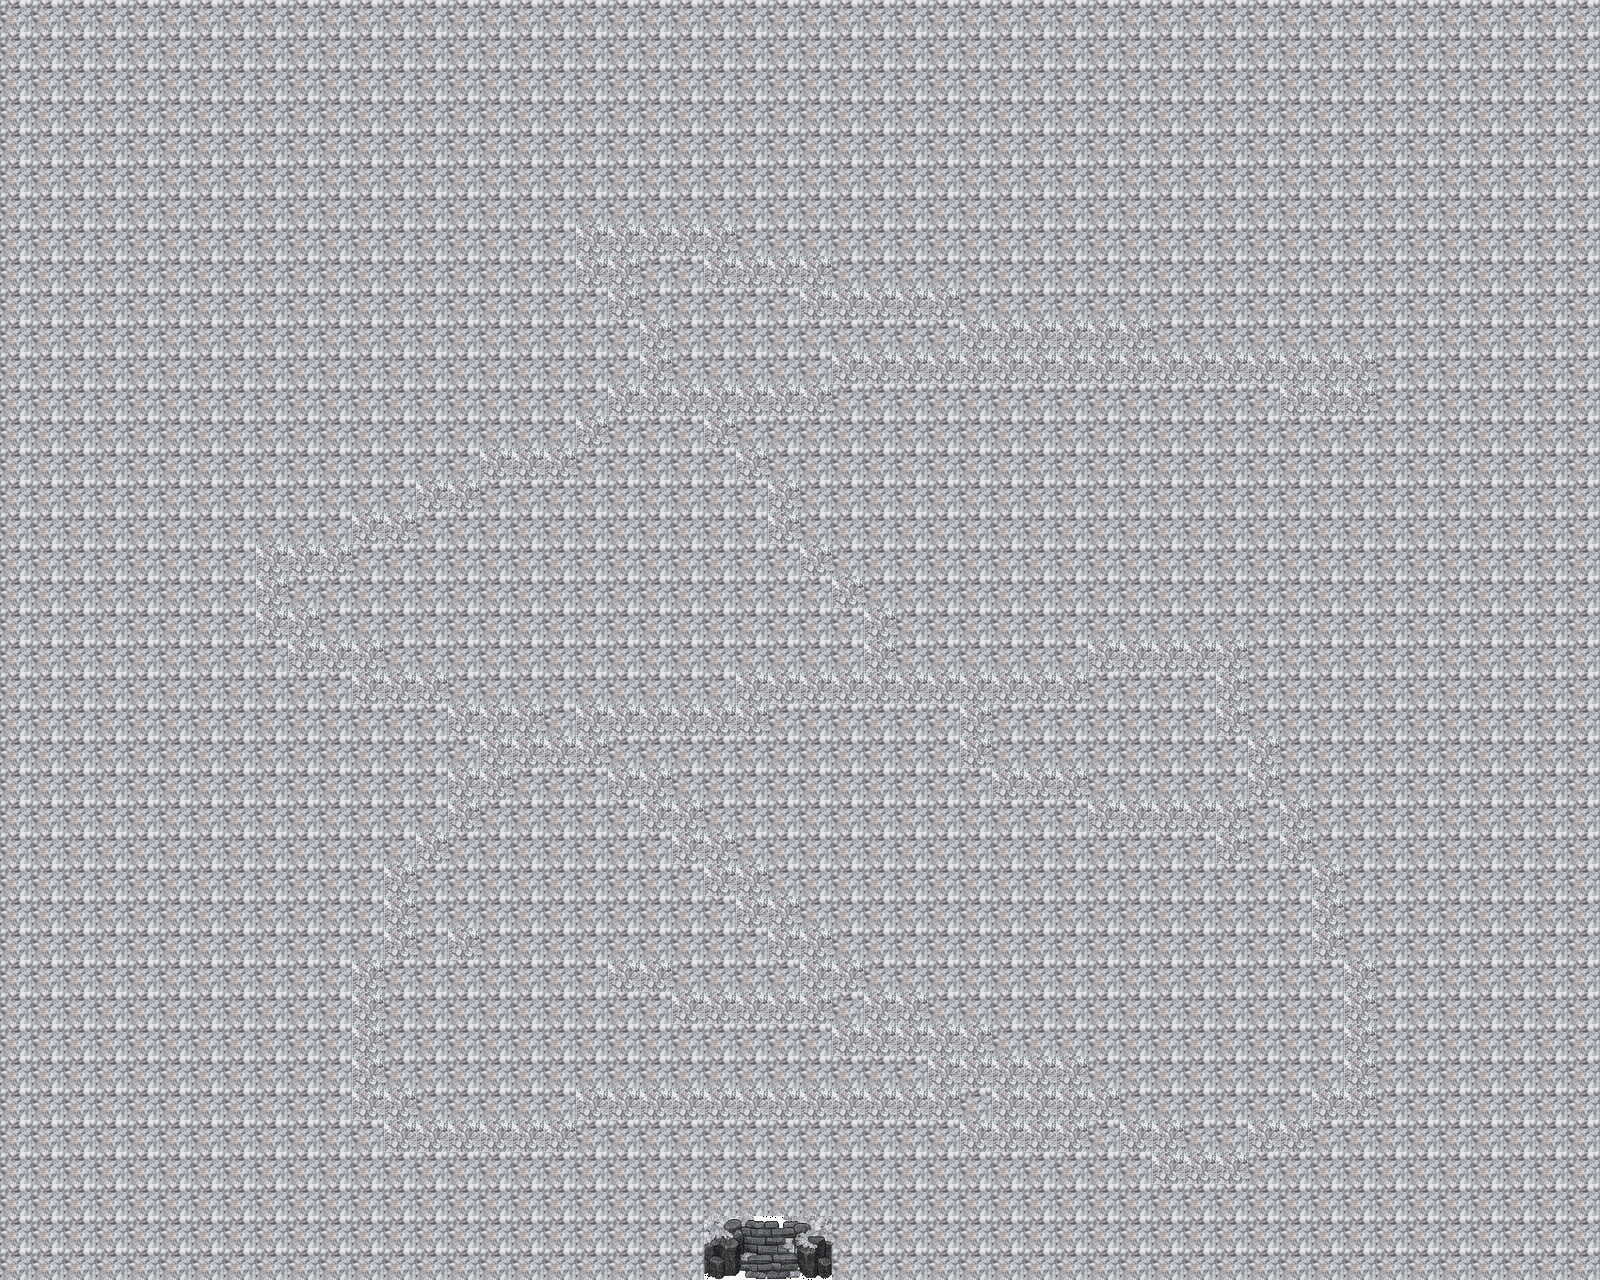

A 2D game scene composited from a Tiled map and its tileset images. What follows is a short description and the map's XML, with every tile layer's data as written:
An orthogonal 50x40 tile map with 32x32 px tiles, 1 tile layer (Ground).

<map version="1.10" tiledversion="1.12.1" orientation="orthogonal" renderorder="right-down" width="50" height="40" tilewidth="32" tileheight="32" infinite="0" nextlayerid="2" nextobjectid="1">
 <tileset firstgid="1" source="tilesets/tileset-stone.tsx" />
 <layer id="1" name="Ground" width="50" height="40">
  <data encoding="csv">
67,67,67,67,67,67,67,67,67,67,67,67,67,67,67,67,67,67,67,67,67,67,67,67,67,67,67,67,67,67,67,67,67,67,67,67,67,67,67,67,67,67,67,67,67,67,67,67,67,67,
67,67,67,67,67,67,67,67,67,67,67,67,67,67,67,67,67,67,67,67,67,67,67,67,67,67,67,67,67,67,67,67,67,67,67,67,67,67,67,67,67,67,67,67,67,67,67,67,67,67,
67,67,67,67,67,67,67,67,67,67,67,67,67,67,67,67,67,67,67,67,67,67,67,67,67,67,67,67,67,67,67,67,67,67,67,67,67,67,67,67,67,67,67,67,67,67,67,67,67,67,
67,67,67,67,67,67,67,67,67,67,67,67,67,67,67,67,67,67,67,67,67,67,67,67,67,67,67,67,67,67,67,67,67,67,67,67,67,67,67,67,67,67,67,67,67,67,67,67,67,67,
67,67,67,67,67,67,67,67,67,67,67,67,67,67,67,67,67,67,67,67,67,67,67,67,67,67,67,67,67,67,67,67,67,67,67,67,67,67,67,67,67,67,67,67,67,67,67,67,67,67,
67,67,67,67,67,67,67,67,67,67,67,67,67,67,67,67,67,67,67,67,67,67,67,67,67,67,67,67,67,67,67,67,67,67,67,67,67,67,67,67,67,67,67,67,67,67,67,67,67,67,
67,67,67,67,67,67,67,67,67,67,67,67,67,67,67,67,67,67,67,67,67,67,67,67,67,67,67,67,67,67,67,67,67,67,67,67,67,67,67,67,67,67,67,67,67,67,67,67,67,67,
67,67,67,67,67,67,67,67,67,67,67,67,67,67,67,67,67,67,962,962,962,962,962,67,67,67,67,67,67,67,67,67,67,67,67,67,67,67,67,67,67,67,67,67,67,67,67,67,67,67,
67,67,67,67,67,67,67,67,67,67,67,67,67,67,67,67,67,67,962,962,67,67,962,962,962,962,67,67,67,67,67,67,67,67,67,67,67,67,67,67,67,67,67,67,67,67,67,67,67,67,
67,67,67,67,67,67,67,67,67,67,67,67,67,67,67,67,67,67,67,962,67,67,67,67,67,962,962,962,962,962,67,67,67,67,67,67,67,67,67,67,67,67,67,67,67,67,67,67,67,67,
67,67,67,67,67,67,67,67,67,67,67,67,67,67,67,67,67,67,67,67,962,67,67,67,67,67,67,67,67,67,962,962,962,962,962,962,67,67,67,67,67,67,67,67,67,67,67,67,67,67,
67,67,67,67,67,67,67,67,67,67,67,67,67,67,67,67,67,67,67,67,962,67,67,67,67,67,962,962,962,962,962,962,962,962,962,962,962,962,962,962,962,962,962,67,67,67,67,67,67,67,
67,67,67,67,67,67,67,67,67,67,67,67,67,67,67,67,67,67,67,962,962,962,962,962,962,962,67,67,67,67,67,67,67,67,67,67,67,67,67,67,962,962,962,67,67,67,67,67,67,67,
67,67,67,67,67,67,67,67,67,67,67,67,67,67,67,67,67,67,962,67,67,67,962,67,67,67,67,67,67,67,67,67,67,67,67,67,67,67,67,67,67,67,67,67,67,67,67,67,67,67,
67,67,67,67,67,67,67,67,67,67,67,67,67,67,67,962,962,962,67,67,67,67,67,962,67,67,67,67,67,67,67,67,67,67,67,67,67,67,67,67,67,67,67,67,67,67,67,67,67,67,
67,67,67,67,67,67,67,67,67,67,67,67,67,962,962,67,67,67,67,67,67,67,67,67,962,67,67,67,67,67,67,67,67,67,67,67,67,67,67,67,67,67,67,67,67,67,67,67,67,67,
67,67,67,67,67,67,67,67,67,67,67,962,962,67,67,67,67,67,67,67,67,67,67,67,962,67,67,67,67,67,67,67,67,67,67,67,67,67,67,67,67,67,67,67,67,67,67,67,67,67,
67,67,67,67,67,67,67,67,962,962,962,67,67,67,67,67,67,67,67,67,67,67,67,67,67,962,67,67,67,67,67,67,67,67,67,67,67,67,67,67,67,67,67,67,67,67,67,67,67,67,
67,67,67,67,67,67,67,67,962,67,67,67,67,67,67,67,67,67,67,67,67,67,67,67,67,67,962,67,67,67,67,67,67,67,67,67,67,67,67,67,67,67,67,67,67,67,67,67,67,67,
67,67,67,67,67,67,67,67,962,962,67,67,67,67,67,67,67,67,67,67,67,67,67,67,67,67,67,962,67,67,67,67,67,67,67,67,67,67,67,67,67,67,67,67,67,67,67,67,67,67,
67,67,67,67,67,67,67,67,67,962,962,962,67,67,67,67,67,67,67,67,67,67,67,67,67,67,67,962,67,67,67,67,67,67,962,962,962,962,962,67,67,67,67,67,67,67,67,67,67,67,
67,67,67,67,67,67,67,67,67,67,67,962,962,962,67,67,67,67,67,67,67,67,67,962,962,962,962,962,962,962,962,962,962,962,67,67,67,67,962,67,67,67,67,67,67,67,67,67,67,67,
67,67,67,67,67,67,67,67,67,67,67,67,67,67,962,962,962,67,962,962,962,962,962,962,67,67,67,67,67,67,962,67,67,67,67,67,67,67,962,67,67,67,67,67,67,67,67,67,67,67,
67,67,67,67,67,67,67,67,67,67,67,67,67,67,67,962,962,962,962,67,67,67,67,67,67,67,67,67,67,67,962,67,67,67,67,67,67,67,67,962,67,67,67,67,67,67,67,67,67,67,
67,67,67,67,67,67,67,67,67,67,67,67,67,67,962,962,67,67,67,962,962,67,67,67,67,67,67,67,67,67,67,962,962,962,67,67,67,67,67,962,67,67,67,67,67,67,67,67,67,67,
67,67,67,67,67,67,67,67,67,67,67,67,67,67,962,67,67,67,67,67,962,962,67,67,67,67,67,67,67,67,67,67,67,67,962,962,962,962,962,67,962,67,67,67,67,67,67,67,67,67,
67,67,67,67,67,67,67,67,67,67,67,67,67,962,67,67,67,67,67,67,67,962,962,67,67,67,67,67,67,67,67,67,67,67,67,67,67,67,962,67,962,67,67,67,67,67,67,67,67,67,
67,67,67,67,67,67,67,67,67,67,67,67,962,67,67,67,67,67,67,67,67,67,962,962,67,67,67,67,67,67,67,67,67,67,67,67,67,67,67,67,67,962,67,67,67,67,67,67,67,67,
67,67,67,67,67,67,67,67,67,67,67,67,962,67,67,67,67,67,67,67,67,67,67,962,962,67,67,67,67,67,67,67,67,67,67,67,67,67,67,67,67,962,67,67,67,67,67,67,67,67,
67,67,67,67,67,67,67,67,67,67,67,67,962,67,962,67,67,67,67,67,67,67,67,67,962,962,67,67,67,67,67,67,67,67,67,67,67,67,67,67,67,962,67,67,67,67,67,67,67,67,
67,67,67,67,67,67,67,67,67,67,67,962,67,67,67,67,67,67,67,962,962,67,67,67,67,962,962,67,67,67,67,67,67,67,67,67,67,67,67,67,67,67,962,67,67,67,67,67,67,67,
67,67,67,67,67,67,67,67,67,67,67,962,67,67,67,67,67,67,67,67,67,962,962,962,962,962,67,962,962,67,67,67,67,67,67,67,67,67,67,67,67,67,962,67,67,67,67,67,67,67,
67,67,67,67,67,67,67,67,67,67,67,962,67,67,67,67,67,67,67,67,67,67,67,67,67,67,962,962,962,962,962,67,67,67,67,67,67,67,67,67,67,67,962,67,67,67,67,67,67,67,
67,67,67,67,67,67,67,67,67,67,67,962,67,67,67,67,67,67,67,67,67,67,67,67,67,67,67,67,67,962,962,962,962,962,67,67,67,67,67,67,67,67,962,67,67,67,67,67,67,67,
67,67,67,67,67,67,67,67,67,67,67,962,962,67,67,67,67,67,962,962,962,962,962,962,962,962,962,962,962,962,67,962,962,962,962,67,67,67,67,67,67,962,962,67,67,67,67,67,67,67,
67,67,67,67,67,67,67,67,67,67,67,67,962,962,962,962,962,962,67,67,67,67,67,67,67,67,67,67,67,67,962,962,962,962,67,962,962,67,67,962,962,67,67,67,67,67,67,67,67,67,
67,67,67,67,67,67,67,67,67,67,67,67,67,67,67,67,67,67,67,67,67,67,67,67,67,67,67,67,67,67,67,67,67,67,67,67,962,962,962,67,67,67,67,67,67,67,67,67,67,67,
67,67,67,67,67,67,67,67,67,67,67,67,67,67,67,67,67,67,67,67,67,67,67,67,67,67,67,67,67,67,67,67,67,67,67,67,67,67,67,67,67,67,67,67,67,67,67,67,67,67,
67,67,67,67,67,67,67,67,67,67,67,67,67,67,67,67,67,67,67,67,67,67,206,207,208,209,67,67,67,67,67,67,67,67,67,67,67,67,67,67,67,67,67,67,67,67,67,67,67,67,
67,67,67,67,67,67,67,67,67,67,67,67,67,67,67,67,67,67,67,67,67,67,238,239,240,241,67,67,67,67,67,67,67,67,67,67,67,67,67,67,67,67,67,67,67,67,67,67,67,67
</data>
 </layer>
</map>
